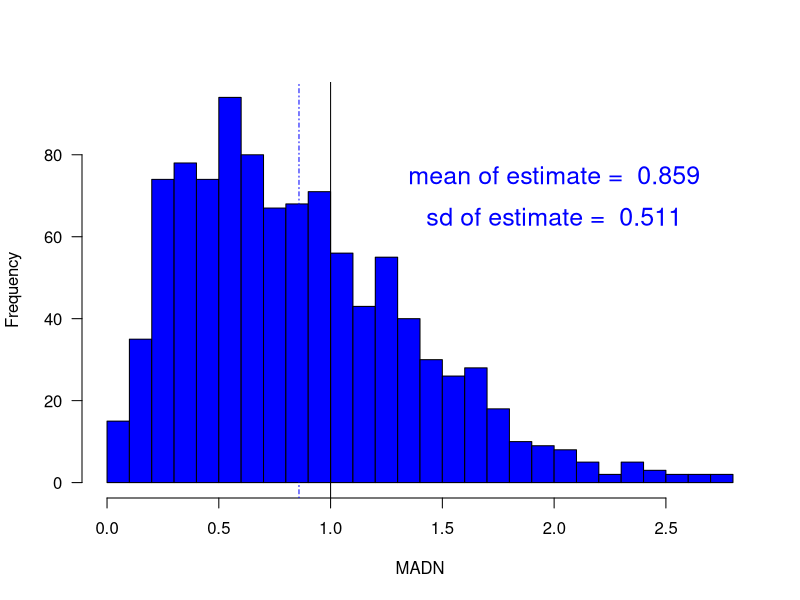

This chart was generated by the following R code:
print('file: PointEstMADNnormal.R')
# Estimate spread: MADN,normal distribution
#      MADN = Median Absolute deviation about the Median, Normalized
#      Moronna et al. (2006, p.~5)
set.seed(1953)
M = 1000   # number of Monte-Carlo runs
n = 5      # sample size
sdest = numeric(M)
for(m in 1:M) {x=rnorm(n); sdest[m]=median(abs(x-median(x)))/0.6745}
# png('MCmadnNormal160819.png',width=16,height=16,units='cm',res=300)
hist(sdest,30,col='blue',xlab='MADN',main='',las=1)
meansdest = mean(sdest); print(c(round(meansdest,3),'meansdest'))  # (expected: close to sigma = 1)
sdsdest = sd(sdest); print(c(round(sdsdest,3),'sdsdest'))
abline(v=1,col='black',lty=1)
abline(v=meansdest,col='blue',lty=4)
xt = 2
text(xt,75,paste('mean of estimate = ',as.character(round(meansdest,3))),col='blue',cex=1.5)
text(xt,65,paste('sd of estimate = ',as.character(round(sdsdest,3))),col='blue',cex=1.5)
# dev.off()
